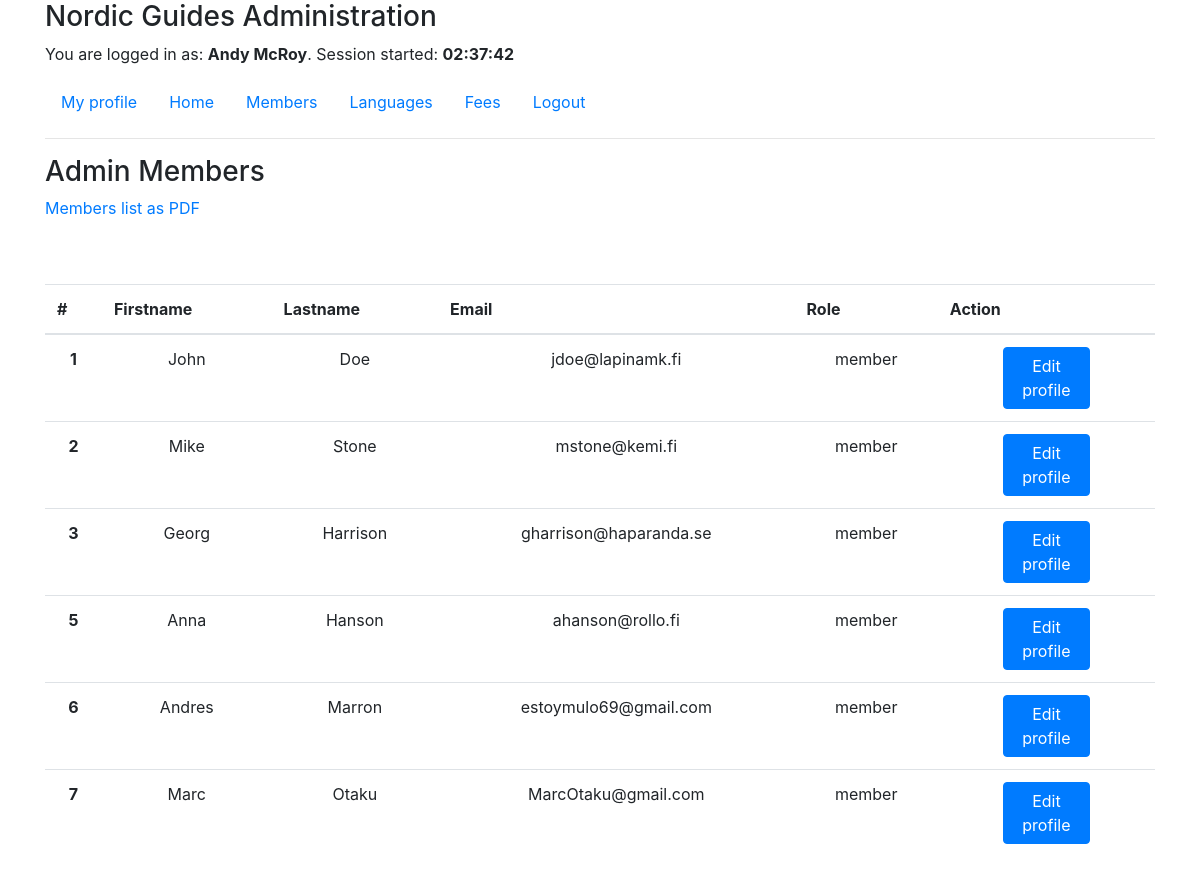
Page /admin/index.php?page=members (signed in) on the committed database.
### tables this page shows
CREATE TABLE `members` (
  `memberID` int(11) NOT NULL,
  `birthdate` date DEFAULT NULL,
  `firstname` varchar(20) NOT NULL,
  `lastname` varchar(50) NOT NULL,
  `street` varchar(50) DEFAULT NULL,
  `city` varchar(30) DEFAULT NULL,
  `zip` varchar(10) DEFAULT NULL,
  `phone` varchar(50) DEFAULT NULL,
  `email` varchar(100) NOT NULL,
  `password` varchar(120) NOT NULL,
  `role` varchar(10) NOT NULL DEFAULT 'member',
  `driverslicense` varchar(10) DEFAULT NULL,
  `profileimage` varchar(100) DEFAULT NULL
);

### admin/php/members.php (the view, shortened to what this page needs)
<h3>Admin Members</h3>
<p><a href="php/membersListPDF.php">Members list as PDF</a></p>
<br>
<br>
<?php
include('../php/dbConnect.php');
$sql="SELECT memberID,firstname,lastname,email,role,password FROM members ";
$sql.="WHERE memberID <> ".$_SESSION['userID'];
$result = $conn->query($sql);
?>
<div>
<table class="table">
<thead>
    <tr>
      <th scope="col">#</th>
      <th scope="col">Firstname</th>
      <th scope="col">Lastname</th>
      <th scope="col">Email</th>
      <th scope="col">Role</th>
      <th scope="col">Action</th>
    </tr>
  </thead>
  <?php while($row=$result->fetch_assoc()){?>
        <tr align="center" class="elements_row">
            <th scope="row"><?php echo $row["memberID"];?></th>
            <td><?php echo $row["firstname"];?></td>
            <td><?php echo $row["lastname"];?></td>
            <td><?php echo $row["email"];?></td>
            <td><?php echo $row["role"];?></td>
            <td><button type="button" class="btn btn-primary" style="width:45%;" data-toggle="modal" data-target="#edit_modal_<?php echo $row["memberID"];?>"> Edit profile</button></td>
        </tr>
  <?php }?>
</table>

### admin/index.php (shortened to what this page needs)
<?php
if(!isset($_SESSION['userID'])) $page='login';
elseif(isset($_GET['page'])) $page=$_GET['page'];
else $page='';
?>
<!DOCTYPE html>
<html>
    <head>
        <link rel="stylesheet" href="../css/bootstrap.min.css">
    </head>
    <body>
        <div class="container">
        <?php
            if(isset($_SESSION['userID'])) include('php/session.php');
            if($page=='members') include('php/members.php');
        ?>
        </div>
    </body>
</html>

### admin/php/session.php
<?php
echo '<h3>Nordic Guides Administration</h3>';
echo '<p>You are logged in as: <b>'.$_SESSION['name'].'</b>. ';
echo 'Session started: <b>'.$_SESSION['starttime'].'</b></p>';
?>
<ul class="nav">
  <li class="nav-item">
    <a class="nav-link" href="index.php?page=myprofile">My profile</a>
  </li>
    <li class="nav-item">
    <a class="nav-link" href="index.php">Home</a>
  </li>
  <?php
    if($_SESSION['role']=='admin'){?>
    <li class="nav-item">
        <a class="nav-link" href="index.php?page=members">Members</a>
    </li>
    <li class="nav-item">
        <a class="nav-link" href="index.php?page=languages">Languages</a>
    </li>
    <li class="nav-item">
        <a class="nav-link" href="index.php?page=fees">Fees</a>
    </li>
  <?php
    }
  ?>
  <li class="nav-item">
    <a class="nav-link" href="php/logout.php">Logout</a>
  </li>
</ul>
<hr>

### rows in the picture
members: memberID "1", firstname "John", lastname "Doe", email "jdoe@lapinamk.fi", role "member"
members: memberID "2", firstname "Mike", lastname "Stone", email "mstone@kemi.fi", role "member"
members: memberID "3", firstname "Georg", lastname "Harrison", email "gharrison@haparanda.se", role "member"
members: memberID "5", firstname "Anna", lastname "Hanson", email "ahanson@rollo.fi", role "member"
members: memberID "6", firstname "Andres", lastname "Marron", email "estoymulo69@gmail.com", role "member"
members: memberID "7", firstname "Marc", lastname "Otaku", email "MarcOtaku@gmail.com", role "member"

### other values in the picture
$_SESSION['name'] "Andy McRoy"
$_SESSION['starttime'] "02:37:42"
